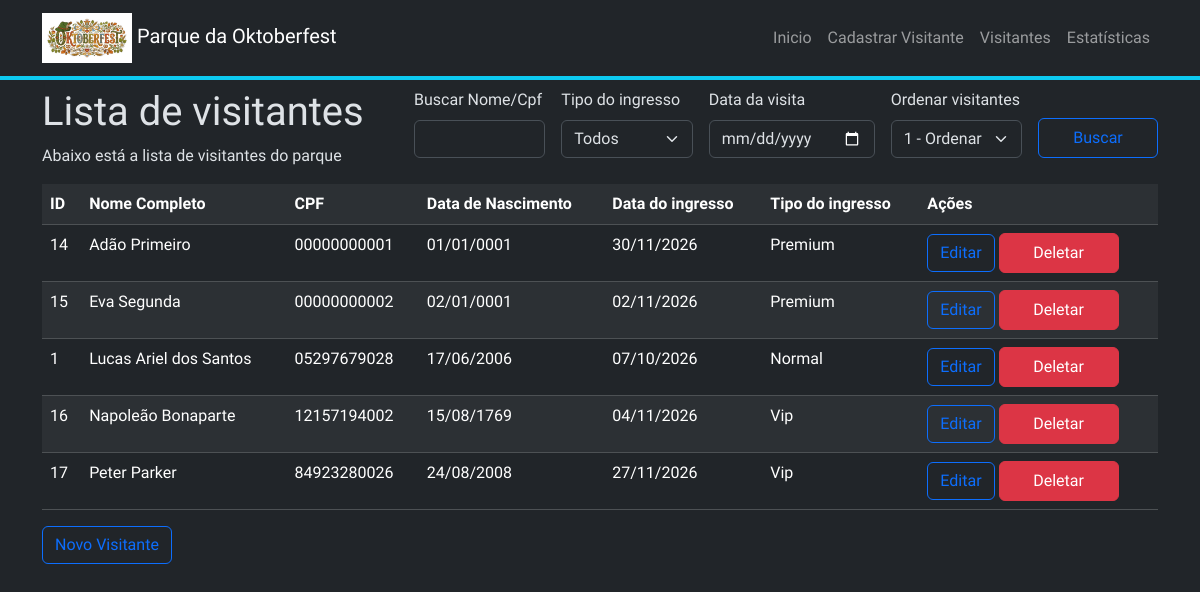
/visitors/, run on the app's committed database.
### app/models.py (models this page shows, shortened)
class Visitor(models.Model):
    first_name = models.CharField(max_length=100)
    last_name = models.CharField(max_length=100)
    cpf = models.CharField(max_length=11, unique=True, error_messages={
         'unique': 'Já existe um visitante com este CPF cadastrado no sistema.'
    })
    birth_date = models.DateField()
    ticket_date = models.DateField()
    ticket_type = models.IntegerField(choices=TicketType.choices)
    ticket_number = models.CharField(255)

### app/views.py (the view, shortened to what this page needs)
# urls.py: path('visitors/', views.visitors, name='visitors'),
def visitors(request):
    search = request.GET.get('name_or_cpf' , '')
    ticket_type = request.GET.get('ticket_type', '0')
    ticket_date = request.GET.get('ticket_date', '')
    ordering = request.GET.get('ordering', '1')
    if ordering not in {'1', '2'}:
        ordering = '1'
    visitors = Visitor.objects.all()
    visitors = visitors.filter(
        Q(first_name__icontains=search)
        | Q(last_name__icontains=search)
        | Q(cpf__contains=search)
    )
    valid_types = {str(value) for value in TicketType.values}
    ticket_type_int = int(ticket_type)
    if ticket_type in valid_types:
       visitors = visitors.filter(ticket_type=ticket_type_int)
    if ordering == '2':
        today = timezone.localdate()
        visitors = sorted(
            visitors,
            key=lambda visitor: (
                today.year - visitor.birth_date.year
                - ((today.month, today.day) < (visitor.birth_date.month, visitor.birth_date.day)),
                visitor.first_name.casefold(),
                visitor.last_name.casefold(),
            ),
        )
    else:
        visitors = visitors.order_by('first_name', 'last_name')
    response = {
        'visitors': visitors,
        'search': search,
        'ticket_type': ticket_type_int,
        'ticket_date': ticket_date,
        'ordering': int(ordering),
    }
    return render(request, 'visitors.html', response)

### app/templates/visitors.html (shortened to what this page needs)
{% extends 'base.html' %}
{% block content %}
  <div>
    <div class="d-flex">
        <div class="col">
          <h1>Lista de visitantes</h1>
          <p>Abaixo está a lista de visitantes do parque</p>
        </div>
        <div class="col-8">
            <form action="" method="get">
                <div class="d-flex gap-3 align-items-end">
                    <div class="col">
                        <label for="name_or_cpf" class="form-label">Buscar Nome/Cpf</label>
                        <input type="text" class="form-control" id="name_or_cpf" name="name_or_cpf" value="{{ search }}">
                    </div>
                    <div class="col">
                      <label for="ticket-type" class="form-label">Tipo do ingresso</label>
                      <select name="ticket_type" id="ticket_type" class="form-select">
                        <option value="0" {% if ticket_type == 0 %} selected {% endif %}>Todos</option>
                      </select>
                    </div>
                    <div class="col">
                      <label for="ticket_date" class="form-label">Data da visita</label>
                      <input type="date" class="form-control" id="ticket_date" name="ticket_date" value="{{ ticket_date }}">
                    </div>
                    <div class="col">
                      <label for="ordering" class="form-label">Ordenar visitantes</label>
                      <select name="ordering" id="ordering" class="form-select">
                        <option value="1" {% if ordering == 1 %} selected {% endif %}>1 - Ordenar por nome</option>
                      </select>
                    </div>
                    <input type="submit" value="Buscar" class="btn btn-outline-primary btn-custom">
                </div>
            </form>
        </div>
    </div>
    <div class="table-responsive">
        <table class="table table-dark table-striped">
          <tr>
            <th>ID</th>
            <th>Nome Completo</th>
            <th>CPF</th>
            <th>Data de Nascimento</th>
            <th>Data do ingresso</th>
            <th>Tipo do ingresso</th>
            <th>Ações</th>
          </tr>
             {%for visitor in visitors%}
            <tr>
                <td>{{ visitor.id }}</td>
                <td>{{ visitor.first_name }} {{ visitor.last_name }}</td>
                <td>{{ visitor.cpf }}</td>
                <td>{{ visitor.birth_date|date:"d/m/Y" }}</td>
                <td>{{ visitor.ticket_date|date:"d/m/Y" }}</td>
                <td>{{ visitor.get_ticket_type_display }}</td>
                <td>
                    <a href="./update/{{ visitor.id }}/" class="btn btn-outline-primary">Editar</a>
                    <button class="btn btn-danger btn-custom" data-bs-toggle="modal" data-bs-target="#delete_modal" data-visitor-name="{{ visitor.first_name }} {{ visitor.last_name }}" data-visitor-id="{{ visitor.id }}">
                        Deletar
                    </button>
                </td>
            </tr>
            {% endfor %}
        </table>
        <a href="./create/" class="btn btn-outline-primary">Novo Visitante</a>
    </div>
</div>
{% endblock %}

### app/templates/base.html (shortened to what this page needs)
<!DOCTYPE html>
<html lang="en" data-bs-theme="dark">
<head>
    {% load static %}
    <link rel="stylesheet" href="https://cdn.jsdelivr.net/npm/bootstrap-icons@1.13.2/font/bootstrap-icons.min.css">
    <link href="https://cdn.jsdelivr.net/npm/bootstrap@5.3.8/dist/css/bootstrap.min.css" rel="stylesheet">
    <link rel="stylesheet" href="{% static 'visitors/css/style.css' %}">
</head>
<body>
     <header>
        <nav class="navbar navbar-expand-lg navbar-dark bg-dark border-bottom border-4 border-info">
            <div class="container">
                <a class="navbar-brand" href="{% url 'home' %}">
                    <img src="{% static 'visitors/images/logo.jpg' %}" alt="Logo Oktoberfest" width="90px">
                    Parque da Oktoberfest
                </a>
                <div class="collapse navbar-collapse" id="menu_principal">
                    <ul class="navbar-nav ms-auto">
                        <li class="nav-item">
                            <a class="nav-link" href="{% url 'home' %}">Inicio</a>
                        </li>
                         <li class="nav-item">
                            <a class="nav-link" href="{% url 'create_visitor' %}">Cadastrar Visitante</a>
                        </li>
                         <li class="nav-item">
                            <a class="nav-link" href="{% url 'visitors' %}">Visitantes</a>
                        </li>
                         <li class="nav-item">
                            <a class="nav-link" href="{% url 'estatisticas_visitor' %}">Estatísticas</a>
                        </li>
                    </ul>
                </div>
            </div>
        </nav>
    </header>
    <main class="container pt-2">
        {% block content %}
        {% endblock %}
    </main>
</body>
</html>

### app/static/visitors/css/style.css (style rules this page uses)
:root { --bs-body-font-family: 'Futura', sans-serif; }
.btn-custom { width: 120px; height: 40px; }

### data on the page
Visitor: id "14", first_name "Adão", last_name "Primeiro", cpf "00000000001", birth_date "01/01/0001", ticket_date "30/11/2026", ticket_type "Premium"
Visitor: id "15", first_name "Eva", last_name "Segunda", cpf "00000000002", birth_date "02/01/0001", ticket_date "02/11/2026", ticket_type "Premium"
Visitor: id "1", first_name "Lucas Ariel", last_name "dos Santos", cpf "05297679028", birth_date "17/06/2006", ticket_date "07/10/2026", ticket_type "Normal"
Visitor: id "16", first_name "Napoleão", last_name "Bonaparte", cpf "12157194002", birth_date "15/08/1769", ticket_date "04/11/2026", ticket_type "Vip"
Visitor: id "17", first_name "Peter", last_name "Parker", cpf "84923280026", birth_date "24/08/2008", ticket_date "27/11/2026", ticket_type "Vip"
